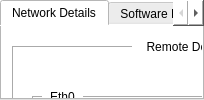
            <widget class="QWidget" name="remoteModems">
             <layout class="QGridLayout" name="gridLayout_6">
              <property name="leftMargin">
               <number>0</number>
              </property>
              <property name="topMargin">
               <number>0</number>
              </property>
              <property name="rightMargin">
               <number>0</number>
              </property>
              <property name="bottomMargin">
               <number>0</number>
              </property>
              <item row="0" column="0">
               <widget class="QFrame" name="frameRemoteDev">
                <property name="frameShape">
                 <enum>QFrame::NoFrame</enum>
                </property>
                <property name="frameShadow">
                 <enum>QFrame::Raised</enum>
                </property>
                <layout class="QGridLayout" name="gridLayout_9">
                 <property name="leftMargin">
                  <number>0</number>
                 </property>
                 <property name="topMargin">
                  <number>0</number>
                 </property>
                 <property name="rightMargin">
                  <number>0</number>
                 </property>
                 <property name="bottomMargin">
                  <number>0</number>
                 </property>
                 <item row="0" column="0">
                  <widget class="QTabWidget" name="tabRemoteDevDetails">
                   <property name="styleSheet">
                    <string notr="true">background-color: rgb(255, 255, 255);</string>
                   </property>
                   <property name="tabPosition">
                    <enum>QTabWidget::North</enum>
                   </property>
                   <property name="currentIndex">
                    <number>0</number>
                   </property>
                   <property name="tabsClosable">
                    <bool>false</bool>
                   </property>
                   <widget class="QWidget" name="remoteDevNetworkDetails">
                    <attribute name="title">
                     <string>Network Details</string>
                    </attribute>
                    <widget class="QFrame" name="frame_6">
                     <property name="geometry">
                      <rect>
                       <x>10</x>
                       <y>20</y>
                       <width>411</width>
                       <height>611</height>
                      </rect>
                     </property>
                     <property name="toolTip">
                      <string/>
                     </property>
                     <property name="frameShape">
                      <enum>QFrame::Box</enum>
                     </property>
                     <property name="frameShadow">
                      <enum>QFrame::Sunken</enum>
                     </property>
                     <widget class="QListWidget" name="listWidget_5">
                      <property name="geometry">
                       <rect>
                        <x>20</x>
                        <y>390</y>
                        <width>351</width>
                        <height>81</height>
                       </rect>
                      </property>
                      <property name="frameShape">
                       <enum>QFrame::Box</enum>
                      </property>
                     </widget>
                     <widget class="QLabel" name="label_31">
                      <property name="geometry">
                       <rect>
                        <x>29</x>
                        <y>390</y>
                        <width>81</width>
                        <height>20</height>
                       </rect>
                      </property>
                      <property name="text">
                       <string>Route Table</string>
                      </property>
                      <property name="alignment">
                       <set>Qt::AlignCenter</set>
                      </property>
                     </widget>
                     <widget class="QLabel" name="label_32">
                      <property name="geometry">
                       <rect>
                        <x>30</x>
                        <y>500</y>
                        <width>131</width>
                        <height>21</height>
                       </rect>
                      </property>
                      <property name="text">
                       <string>Backup Route Table</string>
                      </property>
                      <property name="alignment">
                       <set>Qt::AlignCenter</set>
                      </property>
                     </widget>
                     <widget class="QListWidget" name="listWidget_6">
                      <property name="geometry">
                       <rect>
                        <x>20</x>
                        <y>510</y>
                        <width>351</width>
                        <height>81</height>
                       </rect>
                      </property>
                      <property name="frameShape">
                       <enum>QFrame::Box</enum>
                      </property>
                     </widget>
                     <widget class="QFrame" name="frame_14">
                      <property name="geometry">
                       <rect>
                        <x>20</x>
                        <y>50</y>
                        <width>351</width>
                        <height>91</height>
                       </rect>
                      </property>
                      <property name="sizePolicy">
                       <sizepolicy hsizetype="Preferred" vsizetype="Preferred">
                        <horstretch>0</horstretch>
                        <verstretch>0</verstretch>
                       </sizepolicy>
                      </property>
                      <property name="autoFillBackground">
                       <bool>false</bool>
                      </property>
                      <property name="frameShape">
                       <enum>QFrame::Box</enum>
                      </property>
                      <property name="frameShadow">
                       <enum>QFrame::Sunken</enum>
                      </property>
                      <property name="lineWidth">
                       <number>1</number>
                      </property>
                      <layout class="QGridLayout" name="Eth0Local_12" columnstretch="0,0">
                       <property name="leftMargin">
                        <number>10</number>
                       </property>
                       <property name="rightMargin">
                        <number>12</number>
                       </property>
                       <property name="horizontalSpacing">
                        <number>60</number>
                       </property>
                       <property name="verticalSpacing">
                        <number>6</number>
                       </property>
                       <item row="0" column="0">
                        <widget class="QLabel" name="label_33">
                         <property name="text">
                          <string>IP Address</string>
                         </property>
                        </widget>
                       </item>
                       <item row="0" column="1">
                        <widget class="QTextBrowser" name="textBrowser_19">
                         <property name="html">
                          <string>&lt;!DOCTYPE HTML PUBLIC &quot;-//W3C//DTD HTML 4.0//EN&quot; &quot;http://www.w3.org/TR/REC-html40/strict.dtd&quot;&gt;
&lt;html&gt;&lt;head&gt;&lt;meta name=&quot;qrichtext&quot; content=&quot;1&quot; /&gt;&lt;style type=&quot;text/css&quot;&gt;
p, li { white-space: pre-wrap; }
&lt;/style&gt;&lt;/head&gt;&lt;body style=&quot; font-family:'MS Shell Dlg 2'; font-size:8.25pt; font-weight:400; font-style:normal;&quot;&gt;
&lt;p style=&quot; margin-top:0px; margin-bottom:0px; margin-left:0px; margin-right:0px; -qt-block-indent:0; text-indent:0px;&quot;&gt;&lt;span style=&quot; font-family:'.SF NS Text'; font-size:13pt;&quot;&gt;192.168.123.234&lt;/span&gt;&lt;/p&gt;&lt;/body&gt;&lt;/html&gt;</string>
                         </property>
                        </widget>
                       </item>
                       <item row="1" column="0">
                        <widget class="QLabel" name="label_34">
                         <property name="text">
                          <string>MAC Address</string>
                         </property>
                        </widget>
                       </item>
                       <item row="1" column="1">
                        <widget class="QTextBrowser" name="textBrowser_20">
                         <property name="html">
                          <string>&lt;!DOCTYPE HTML PUBLIC &quot;-//W3C//DTD HTML 4.0//EN&quot; &quot;http://www.w3.org/TR/REC-html40/strict.dtd&quot;&gt;
&lt;html&gt;&lt;head&gt;&lt;meta name=&quot;qrichtext&quot; content=&quot;1&quot; /&gt;&lt;style type=&quot;text/css&quot;&gt;
p, li { white-space: pre-wrap; }
&lt;/style&gt;&lt;/head&gt;&lt;body style=&quot; font-family:'MS Shell Dlg 2'; font-size:8.25pt; font-weight:400; font-style:normal;&quot;&gt;
&lt;p style=&quot; margin-top:0px; margin-bottom:0px; margin-left:0px; margin-right:0px; -qt-block-indent:0; text-indent:0px;&quot;&gt;&lt;span style=&quot; font-family:'.SF NS Text'; font-size:13pt;&quot;&gt;255.255.255.255.234&lt;/span&gt;&lt;/p&gt;&lt;/body&gt;&lt;/html&gt;</string>
                         </property>
                        </widget>
                       </item>
                      </layout>
                     </widget>
                     <widget class="QLabel" name="label_35">
                      <property name="geometry">
                       <rect>
                        <x>30</x>
                        <y>40</y>
                        <width>41</width>
                        <height>21</height>
                       </rect>
                      </property>
                      <property name="text">
                       <string>Eth0</string>
                      </property>
                      <property name="scaledContents">
                       <bool>false</bool>
                      </property>
                      <property name="alignment">
                       <set>Qt::AlignCenter</set>
                      </property>
                     </widget>
                     <widget class="QFrame" name="frame_15">
                      <property name="geometry">
                       <rect>
                        <x>20</x>
                        <y>160</y>
                        <width>351</width>
                        <height>91</height>
                       </rect>
                      </property>
                      <property name="sizePolicy">
                       <sizepolicy hsizetype="Preferred" vsizetype="Preferred">
                        <horstretch>0</horstretch>
                        <verstretch>0</verstretch>
                       </sizepolicy>
                      </property>
                      <property name="frameShape">
                       <enum>QFrame::Box</enum>
                      </property>
                      <property name="frameShadow">
                       <enum>QFrame::Sunken</enum>
                      </property>
                      <property name="lineWidth">
                       <number>1</number>
                      </property>
                      <layout class="QGridLayout" name="Eth0Local_13" columnstretch="0,0">
                       <property name="leftMargin">
                        <number>10</number>
                       </property>
                       <property name="rightMargin">
                        <number>12</number>
                       </property>
                       <property name="horizontalSpacing">
                        <number>60</number>
                       </property>
                       <item row="0" column="0">
                        <widget class="QLabel" name="label_36">
                         <property name="text">
                          <string>IP Address</string>
                         </property>
                        </widget>
                       </item>
                       <item row="0" column="1">
                        <widget class="QTextBrowser" name="textBrowser_21">
                         <property name="html">
                          <string>&lt;!DOCTYPE HTML PUBLIC &quot;-//W3C//DTD HTML 4.0//EN&quot; &quot;http://www.w3.org/TR/REC-html40/strict.dtd&quot;&gt;
&lt;html&gt;&lt;head&gt;&lt;meta name=&quot;qrichtext&quot; content=&quot;1&quot; /&gt;&lt;style type=&quot;text/css&quot;&gt;
p, li { white-space: pre-wrap; }
&lt;/style&gt;&lt;/head&gt;&lt;body style=&quot; font-family:'MS Shell Dlg 2'; font-size:8.25pt; font-weight:400; font-style:normal;&quot;&gt;
&lt;p style=&quot; margin-top:0px; margin-bottom:0px; margin-left:0px; margin-right:0px; -qt-block-indent:0; text-indent:0px;&quot;&gt;&lt;span style=&quot; font-family:'.SF NS Text'; font-size:13pt;&quot;&gt;192.168.123.234&lt;/span&gt;&lt;/p&gt;&lt;/body&gt;&lt;/html&gt;</string>
                         </property>
                        </widget>
                       </item>
                       <item row="1" column="0">
                        <widget class="QLabel" name="label_51">
                         <property name="text">
                          <string>MAC Address</string>
                         </property>
                        </widget>
                       </item>
                       <item row="1" column="1">
                        <widget class="QTextBrowser" name="textBrowser_22">
                         <property name="html">
                          <string>&lt;!DOCTYPE HTML PUBLIC &quot;-//W3C//DTD HTML 4.0//EN&quot; &quot;http://www.w3.org/TR/REC-html40/strict.dtd&quot;&gt;
&lt;html&gt;&lt;head&gt;&lt;meta name=&quot;qrichtext&quot; content=&quot;1&quot; /&gt;&lt;style type=&quot;text/css&quot;&gt;
p, li { white-space: pre-wrap; }
&lt;/style&gt;&lt;/head&gt;&lt;body style=&quot; font-family:'MS Shell Dlg 2'; font-size:8.25pt; font-weight:400; font-style:normal;&quot;&gt;
&lt;p style=&quot; margin-top:0px; margin-bottom:0px; margin-left:0px; margin-right:0px; -qt-block-indent:0; text-indent:0px;&quot;&gt;&lt;span style=&quot; font-family:'.SF NS Text'; font-size:13pt;&quot;&gt;255.255.255.255.234&lt;/span&gt;&lt;/p&gt;&lt;/body&gt;&lt;/html&gt;</string>
                         </property>
                        </widget>
                       </item>
                      </layout>
                     </widget>
                     <widget class="QLabel" name="label_52">
                      <property name="geometry">
                       <rect>
                        <x>30</x>
                        <y>150</y>
                        <width>41</width>
                        <height>21</height>
                       </rect>
                      </property>
                      <property name="text">
                       <string>Fifo0</string>
                      </property>
                      <property name="scaledContents">
                       <bool>false</bool>
                      </property>
                      <property name="alignment">
                       <set>Qt::AlignCenter</set>
                      </property>
                     </widget>
                     <widget class="QLabel" name="label_55">
                      <property name="geometry">
                       <rect>
                        <x>30</x>
                        <y>260</y>
                        <width>41</width>
                        <height>21</height>
                       </rect>
                      </property>
                      <property name="text">
                       <string>Fifo1</string>
                      </property>
                      <property name="scaledContents">
                       <bool>false</bool>
                      </property>
                      <property name="alignment">
                       <set>Qt::AlignCenter</set>
                      </property>
                     </widget>
                     <widget class="QFrame" name="frame_16">
                      <property name="geometry">
                       <rect>
                        <x>20</x>
                        <y>270</y>
                        <width>351</width>
                        <height>91</height>
                       </rect>
                      </property>
                      <property name="sizePolicy">
                       <sizepolicy hsizetype="Preferred" vsizetype="Preferred">
                        <horstretch>0</horstretch>
                        <verstretch>0</verstretch>
                       </sizepolicy>
                      </property>
                      <property name="frameShape">
                       <enum>QFrame::Box</enum>
                      </property>
                      <property name="frameShadow">
                       <enum>QFrame::Sunken</enum>
                      </property>
                      <property name="lineWidth">
                       <number>1</number>
                      </property>
                      <layout class="QGridLayout" name="Eth0Local_14" columnstretch="0,0">
                       <property name="leftMargin">
                        <number>10</number>
                       </property>
                       <property name="rightMargin">
                        <number>12</number>
                       </property>
                       <property name="horizontalSpacing">
                        <number>60</number>
                       </property>
                       <item row="0" column="0">
                        <widget class="QLabel" name="label_40">
                         <property name="text">
                          <string>IP Address</string>
                         </property>
                        </widget>
                       </item>
                       <item row="0" column="1">
                        <widget class="QTextBrowser" name="textBrowser_23">
                         <property name="html">
                          <string>&lt;!DOCTYPE HTML PUBLIC &quot;-//W3C//DTD HTML 4.0//EN&quot; &quot;http://www.w3.org/TR/REC-html40/strict.dtd&quot;&gt;
&lt;html&gt;&lt;head&gt;&lt;meta name=&quot;qrichtext&quot; content=&quot;1&quot; /&gt;&lt;style type=&quot;text/css&quot;&gt;
p, li { white-space: pre-wrap; }
&lt;/style&gt;&lt;/head&gt;&lt;body style=&quot; font-family:'MS Shell Dlg 2'; font-size:8.25pt; font-weight:400; font-style:normal;&quot;&gt;
&lt;p style=&quot; margin-top:0px; margin-bottom:0px; margin-left:0px; margin-right:0px; -qt-block-indent:0; text-indent:0px;&quot;&gt;&lt;span style=&quot; font-family:'.SF NS Text'; font-size:13pt;&quot;&gt;192.168.123.234&lt;/span&gt;&lt;/p&gt;&lt;/body&gt;&lt;/html&gt;</string>
                         </property>
                        </widget>
                       </item>
                       <item row="1" column="0">
                        <widget class="QLabel" name="label_53">
                         <property name="text">
                          <string>MAC Address</string>
                         </property>
                        </widget>
                       </item>
                       <item row="1" column="1">
                        <widget class="QTextBrowser" name="textBrowser_24">
                         <property name="html">
                          <string>&lt;!DOCTYPE HTML PUBLIC &quot;-//W3C//DTD HTML 4.0//EN&quot; &quot;http://www.w3.org/TR/REC-html40/strict.dtd&quot;&gt;
&lt;html&gt;&lt;head&gt;&lt;meta name=&quot;qrichtext&quot; content=&quot;1&quot; /&gt;&lt;style type=&quot;text/css&quot;&gt;
p, li { white-space: pre-wrap; }
&lt;/style&gt;&lt;/head&gt;&lt;body style=&quot; font-family:'MS Shell Dlg 2'; font-size:8.25pt; font-weight:400; font-style:normal;&quot;&gt;
&lt;p style=&quot; margin-top:0px; margin-bottom:0px; margin-left:0px; margin-right:0px; -qt-block-indent:0; text-indent:0px;&quot;&gt;&lt;span style=&quot; font-family:'.SF NS Text'; font-size:13pt;&quot;&gt;255.255.255.255.234&lt;/span&gt;&lt;/p&gt;&lt;/body&gt;&lt;/html&gt;</string>
                         </property>
                        </widget>
                       </item>
                      </layout>
                     </widget>
                     <zorder>listWidget_5</zorder>
                     <zorder>label_31</zorder>
                     <zorder>listWidget_6</zorder>
                     <zorder>frame_14</zorder>
                     <zorder>label_35</zorder>
                     <zorder>frame_15</zorder>
                     <zorder>label_52</zorder>
                     <zorder>label_32</zorder>
                     <zorder>frame_16</zorder>
                     <zorder>label_55</zorder>
                    </widget>
                    <widget class="QLabel" name="label_56">
                     <property name="geometry">
                      <rect>
                       <x>130</x>
                       <y>10</y>
                       <width>151</width>
                       <height>21</height>
                      </rect>
                     </property>
                     <property name="text">
                      <string>Remote Device Details</string>
                     </property>
                     <property name="scaledContents">
                      <bool>false</bool>
                     </property>
                     <property name="alignment">
                      <set>Qt::AlignCenter</set>
                     </property>
                    </widget>
                   </widget>
                   <widget class="QWidget" name="remoteDevSoftwareDetails">
                    <attribute name="title">
                     <string>Software Details</string>
                    </attribute>
                   </widget>
                  </widget>
                 </item>
                </layout>
               </widget>
              </item>
             </layout>
            </widget>
